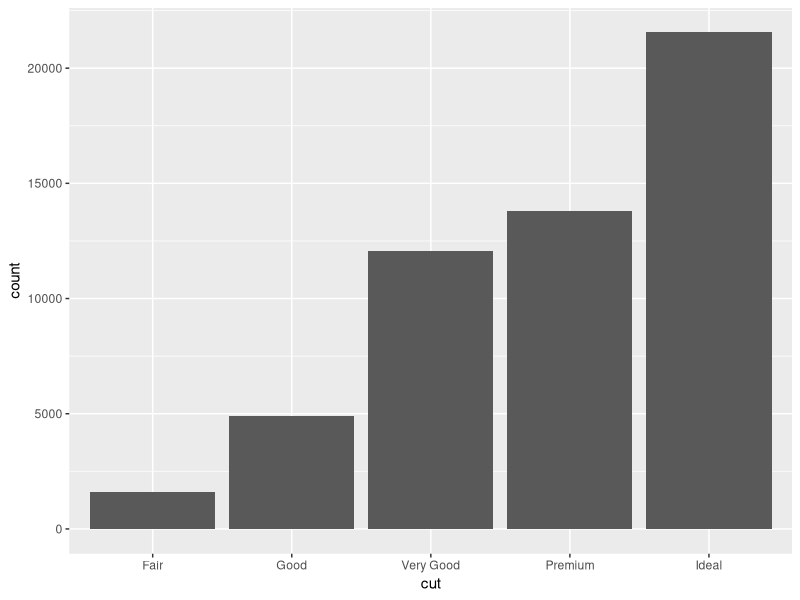
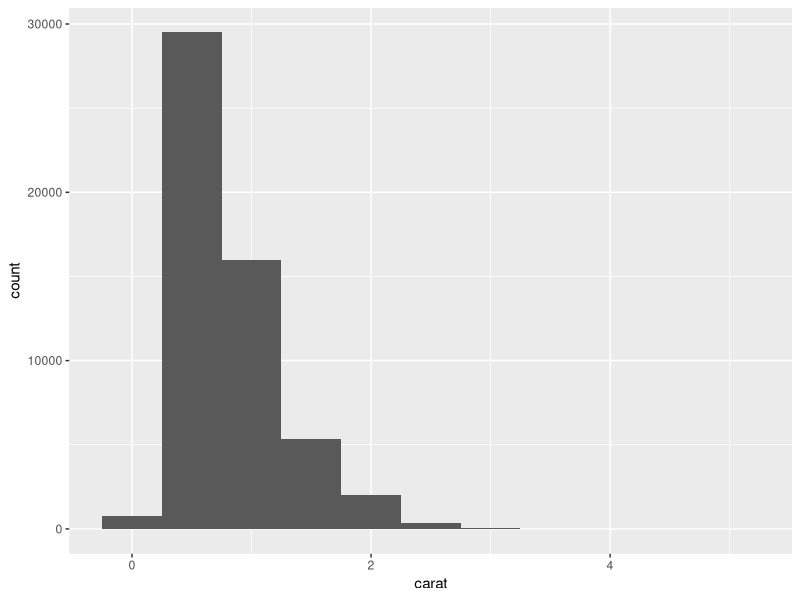
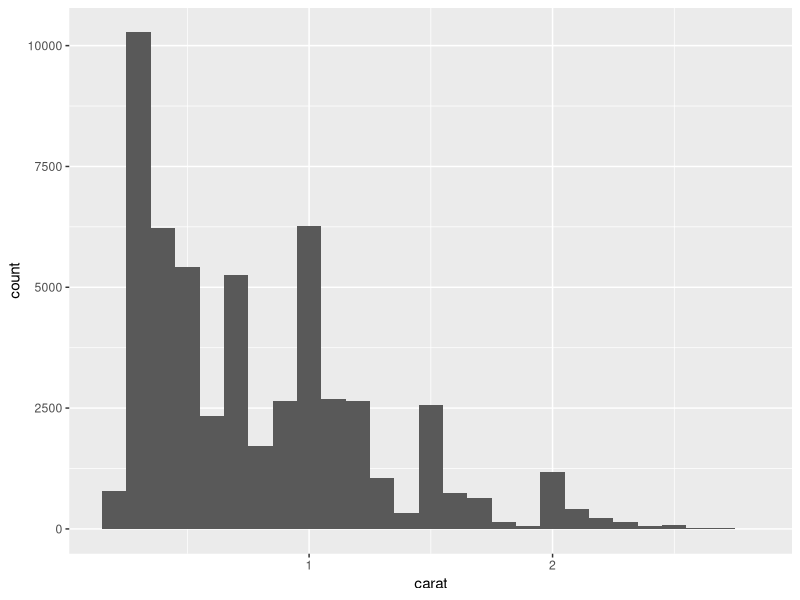
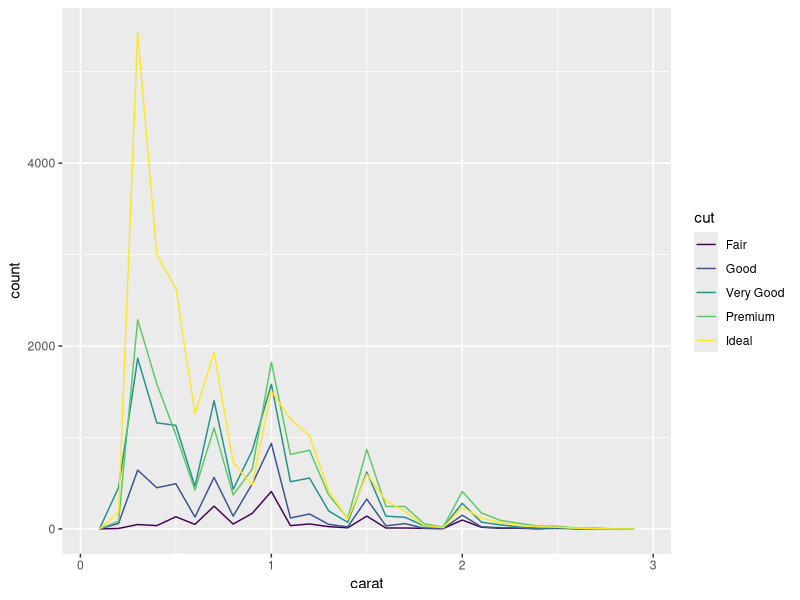
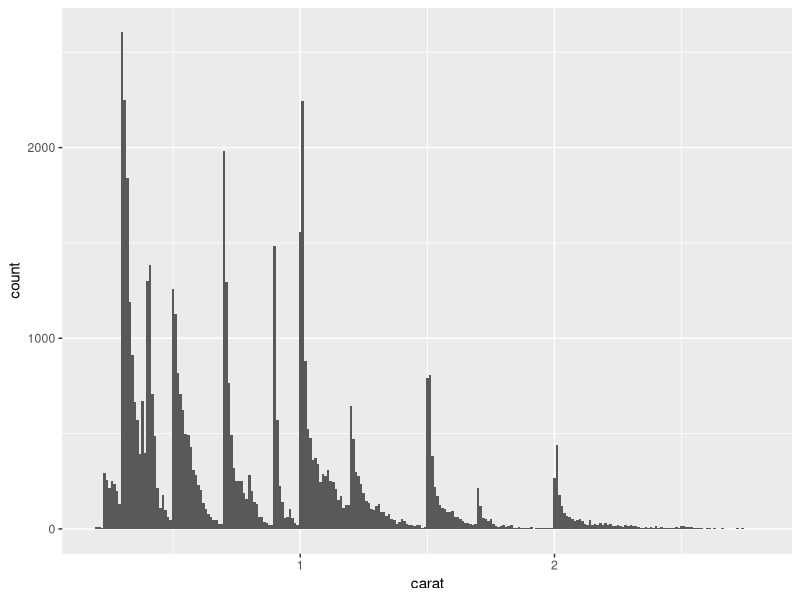
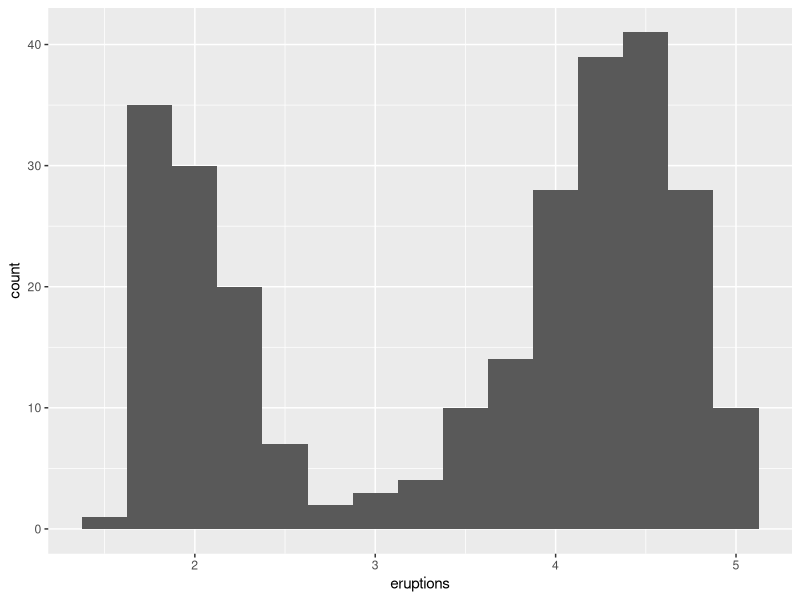
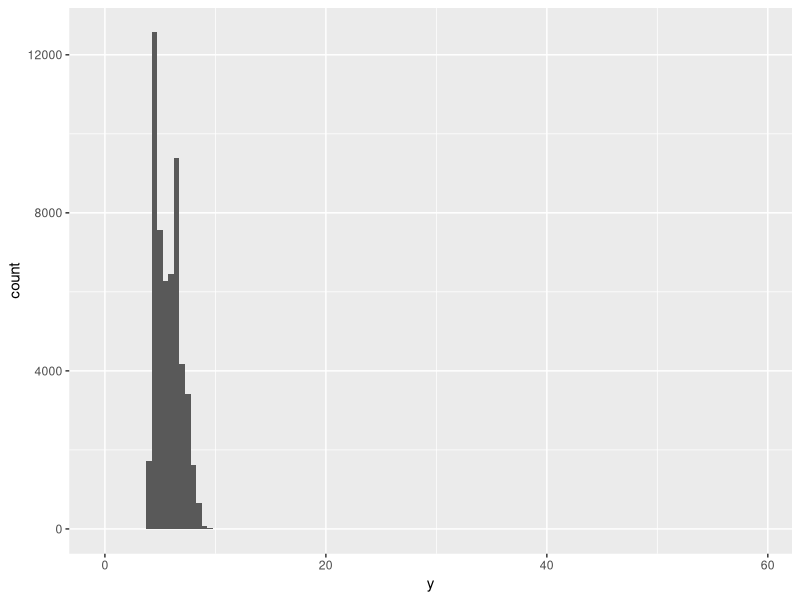
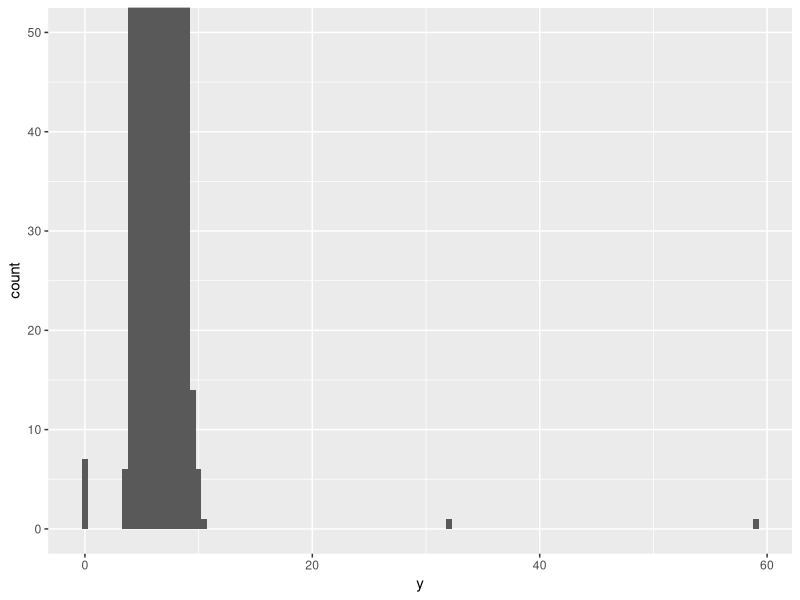

Write the R code that produced these figures, in order.
## ---- chunk 1
library(tidyverse)
## ---- chunk 2
ggplot(data = diamonds) +
  geom_bar(mapping = aes(x = cut))

diamonds %>% 
  count(cut)

ggplot(data = diamonds) +
  geom_histogram(mapping = aes(x = carat), binwidth = 0.5)

diamonds %>% 
  count(cut_width(carat, 0.5))

smaller <- diamonds %>% 
  filter(carat < 3)
  
ggplot(data = smaller, mapping = aes(x = carat)) +
  geom_histogram(binwidth = 0.1)

ggplot(data = smaller, mapping = aes(x = carat, colour = cut)) +
  geom_freqpoly(binwidth = 0.1)

## ---- chunk 3
ggplot(data = smaller, mapping = aes(x = carat)) +
  geom_histogram(binwidth = 0.01)

ggplot(data = faithful, mapping = aes(x = eruptions)) + 
  geom_histogram(binwidth = 0.25)


## ---- chunk 4
ggplot(diamonds) + 
  geom_histogram(mapping = aes(x = y), binwidth = 0.5)

ggplot(diamonds) + 
  geom_histogram(mapping = aes(x = y), binwidth = 0.5) +
  coord_cartesian(ylim = c(0, 50))

unusual <- diamonds %>% 
  filter(y < 3 | y > 20) %>% 
  select(price, x, y, z) %>%
  arrange(y)
unusual

## ---- chunk 5
ggplot(data = diamonds) +
  geom_point(mapping = aes(x = x, y = y)) +
  coord_cartesian(xlim = c(4, 11), ylim = c(4, 11))
